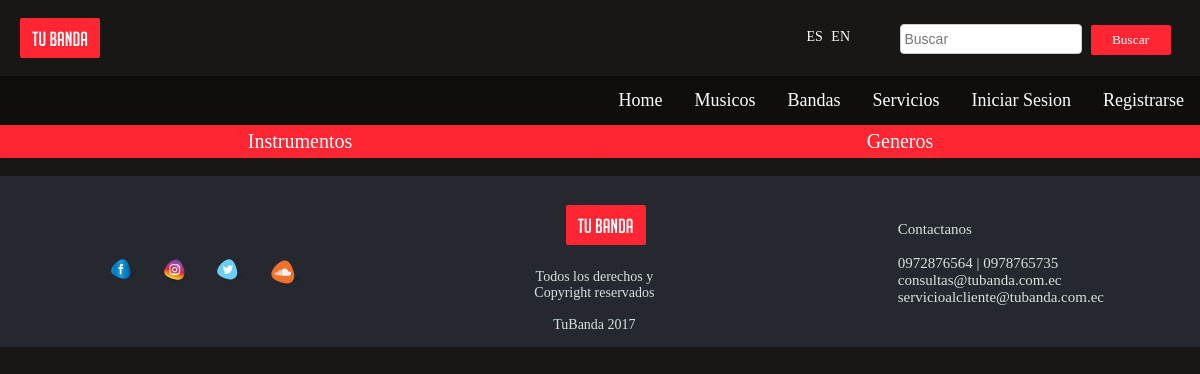
/ProyectoMusicaNuevo/artistas.php, run on an earlier commit of the app's database.
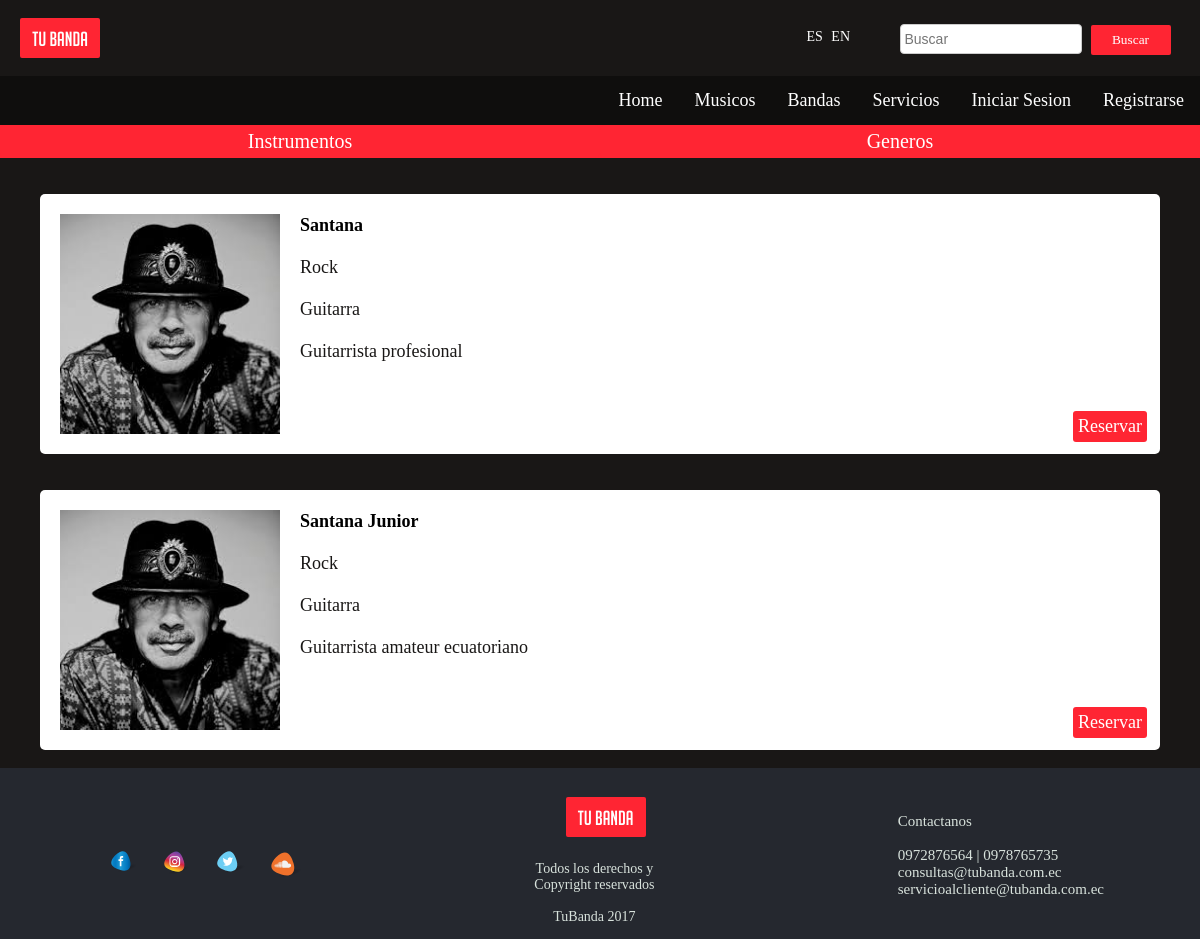
And on a later commit of the database.
### tables this page shows
CREATE TABLE Perfil(
    uID INT NOT NULL,
    pTipo VARCHAR (10) NOT NULL,
    pNombre VARCHAR(20) NOT NULL,
    pDescripcion TEXT NOT NULL,
    pImagen text(100) NOT NULL,
    pGenero VARCHAR (20) NOT NULL,
    pInstrumento VARCHAR (20) NOT NULL,
    CONSTRAINT fk_perfil_usuario FOREIGN KEY (uID) REFERENCES Usuario (uID),
    CONSTRAINT ck_perfil_nombre UNIQUE (pNombre)
);

### ProyectoMusicaNuevo/artistas.php (the view, shortened to what this page needs)
<html lang="es">
<head>
<link rel="stylesheet" href="css/masterEstilos.css">
</head>
<body>
<?php  include("Header.php");  ?>
<?php  include("menu.php");  ?>
<section class="contenedor-filtros-master">
<div class="contenedor-filtros clear">
<div id="flip-Instrumentos">Instrumentos</div>
</div>
<div class="contenedor-filtros clear">
  <p style="margin:0px;" id="flip-Genero">Generos</p>
</div>
</section>
<br/>
<section>
    <?php
        if($Resultado = mysql_query("SELECT * FROM Perfil WHERE pTipo = 'musico'")){
            while($Fila = mysql_fetch_assoc($Resultado)){
              $pfoto = $Fila["pImagen"];
              $pnombre = $Fila["pNombre"];
              $pgenero = $Fila["pGenero"];
              $pinstrumento = $Fila["pInstrumento"];
              $pdescripcion = $Fila["pDescripcion"];
              echo "<div class='contenedor-artistas noColapsar'>";
              echo "<p class='contenedor-artista-individual noColapsar' style='padding-top=20px;'>";
              $printResultados = "<img class='contenedor-imagen-artistas' src='$pfoto' width='220' height='220'><br>";
              $printResultados.= "<a href='perfilCompleto.php' style='text-decoration:none; color:black;'><strong>$pnombre</strong></a>";
              $printResultados.= "<br><br>$pgenero<br><br>$pinstrumento<br><br>";
              $printResultados.= "$pdescripcion";
              $printResultados.= "<a class='reservarbtn' href='#'>Reservar</a>";
              echo "$printResultados";
              echo "</p>";
              echo "</div>";
            }
        }
     ?>
</section>
<footer>
      <?php  include("Footer.php"); ?>
</footer>
</body>

### ProyectoMusicaNuevo/Header.php (shortened to what this page needs)
<header>
<div class="buscador">
<form>
<input type="text" style="margin-top:5%; width:65%;" name="search" placeholder="Buscar">
<input type="submit" class="Submit" name="busqueda" value="Buscar">
</form>
</div>
<div  class="idioma">
<a  href="#">ES</a>
<a  href="#">EN</a>
</div>
<div class="logo">
<a  href="index.php">Tu Banda</a>
</div>

### ProyectoMusicaNuevo/menu.php (shortened to what this page needs)
</header>
      <nav>
        <div class="menu" id="BarraResponsive">
          <?php
              if(isset($_SESSION['uUsuario'])) {
          ?>
              <a href="logout.php">Cerrar Sesión</a>;
              <a href="nuevoPerfil.php">Publica</a>
          <?php
          echo "<a href='perfil.php'>";
          echo "<strong>";
          echo $_SESSION['uUsuario'];
          echo "</strong>";
          echo "</a>";
          echo "</a>";
                }else {
          ?>
                <a href="javascript:desplegarRegistro();">Registrarse</a>
                <a href="javascript:desplegar();">Iniciar Sesion</a>
          <?php
                }
          ?>
        <a href="premium.php">Servicios</a>
        <a href="bandas.php">Bandas</a>
        <a href="artistas.php">Musicos</a>
        <a href="index.php">Home</a>
        </div>
      </nav>

### ProyectoMusicaNuevo/Footer.php
<div class="container-redes">
    <p style="padding: 0px;">
      <a href="#"><img class="redes" src="redesSociales/FBv.svg" alt="Facebook LOGO"></a>
      <a href="#"><img class="redes" src="redesSociales/instagram.svg" alt="instagram LOGO"></a>
      <a href="#"><img class="redes" src="redesSociales/twitter.svg" alt="twitter LOGO"></a>
      <a href="#"><img class="redes" src="redesSociales/soundcloud.svg" alt="soundcloud LOGO"></a>
    </p>
</div>
      <div class="container-TuBanda">
          <div class="logo" style="margin-left: 100px;"><a  href="index.php">Tu Banda</a></div>
          <br>
          <p style="color:#d8e2dc; font-size: 14px; margin-left: 28%;">
            Todos los derechos y Copyright reservados <br/>
          <br>
            TuBanda 2017
          </p>
      </div>
    <div class="container-contactanos">
      <p style="color:#d8e2dc; font-size: 15px;">
          Contactanos <br/><br>
        0972876564 | 0978765735 <br/>
        consultas@tubanda.com.ec <br/>
        servicioalcliente@tubanda.com.ec
      </p>
    </div>

### ProyectoMusicaNuevo/css/estilosPrueba.css (style rules this page uses)
.menu { background-color: rgba(0,0,0,0.4); overflow: hidden; clear: both; }
.menu a { float: right; display: block; color: white; text-align: center; padding: 14px 16px; text-decoration: none; font-size: 18px; font-family: normal; }
.idioma { overflow: hidden; float: right; display: block; display: inline-block; margin-top:2.4%; margin-right: 40px; font-family: normal; font-size: 14px; }
.idioma a { text-decoration: none; color: white; margin-left:5; }
.buscador { display: block; float: right; margin-top: 5px; margin-right: 20px; text-align: center; padding: 5px; }
input[type=text] { width: 200px; height: 30px; box-sizing: border-box; border: 1px solid #ccc; border-radius: 4px; font-size: 14px; color: black; padding: 4px; -webkit-transition: width 0.4s ease-in-out; transition: width 0.4s ease-in-out; }
body { background: #191716; margin: 0px; }
header { height: 30px; }
.logo { width: 60px; height: 20px; text-align: center; display: inline-block; border-radius: 2px; background-color: #ff2533; margin: 10px; margin-top: 1.5%; margin-left: 20px; padding: 10px; }
.logo a { text-decoration: none; text-align: center; color: white; font-size: 20px; font-family: Titulos; }
.Submit { width: 80px; height: 30px; padding: 2px; border-radius: 2px; background-color: #ff2533; border: none; margin-left: 5px; color: white; font-family: normal; }
.container-redes { display: block; display: inline-block; float: left; margin-top: 50px; margin-left: 8%; }
.redes { width: 50px; height: 60px; margin: 0px; }
.container-TuBanda { display: block; display: inline-block; text-align: center; margin-top: 25px; margin-left: 11%; }
.container-contactanos { float: right; font-size: 18px; margin-top: 30px; margin-right: 8%; }
footer { width: 100%; height: auto; margin:0; background: rgba(43, 48, 58,0.7); clear: both; font-family: normal; }

### ProyectoMusicaNuevo/css/artistasEstilos.css (style rules this page uses)
.contenedor-filtros { display: inline-block; background-color:#ff2533; width: 50%; margin: 0px; }
.contenedor-artistas { padding-left: 40px; padding-right: 40px; margin:0px; }
.contenedor-artista-individual { height: auto; background-color: white; font-family: normal; font-size: 18px; color: #191716; border-radius: 5px; }
.contenedor-imagen-artistas { float: left; padding: 20px; }
.clear { clear: both; }
.noColapsar { overflow: auto; }
.contenedor-artista-individual .reservarbtn { float: right; text-decoration: none; font-family: normal; background-color: #ff2533; color: white; border-radius: 3px; padding: 5px; margin-top: 70px; margin-right: 13px; }
.contenedor-filtros #flip-Genero { background-color: #ff2533; font-family: normal; font-size: 20px; text-align: center; color: white; padding: 5px; border-radius: 5px; }
.contenedor-filtros #flip-Instrumentos { background-color: #ff2533; font-family: normal; font-size: 20px; text-align: center; color: white; padding: 5px; border-radius: 5px; }
.contenedor-filtros-master { display: flex; width: 100%; height: auto; margin: 0px; }

### ProyectoMusicaNuevo/css/LogIn-Register.css (style rules this page uses)
.Submit { width: 80px; height: 30px; padding: 2px;; border-radius: 2px; background-color: #ff2533; border: none; margin-left: 5px; color: white; font-family: normal; }

What changed in the data, as far as the page shows it:
added perfil: pImagen (picture), pNombre "Santana", pGenero "Rock", pInstrumento "Guitarra", pDescripcion "Guitarrista profesional"
added perfil: pImagen (picture), pNombre "Santana Junior", pGenero "Rock", pInstrumento "Guitarra", pDescripcion "Guitarrista amateur ecuatoriano"
